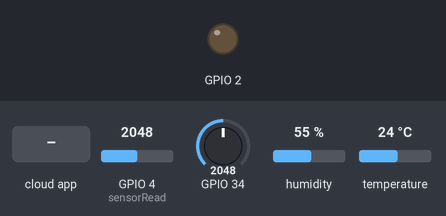
Bench run of a sketch on a simulated ESP32. Parts: output pins drawn as LEDs (lit = HIGH). The test bench sets the inputs (shaded band); at power-on: GPIO 4 (sensorRead) = 2048, GPIO 34 = 2048, humidity 55 %, temperature 24 °C. WiFi joins after 1.5 s; servers stay silent unless stated; no MQTT or app messages arrive unless stated; what the sketch prints to the serial monitor is not drawn.

Above: at 5.7 s.
5.8 s: the phone or cloud app sets gasvalvemanualstatus to ON
At 7.2 s:
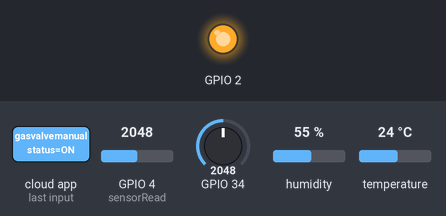
Timing chart, 0 to 8.8 s (numbered marks = the images above; inputs shaded):
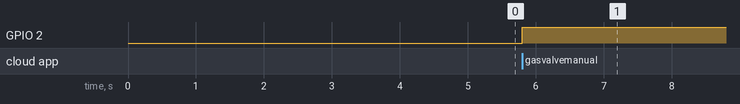

The sketch:

EmbeddedV3.ino
```cpp
/////////////////////////////////
// Generated with a lot of love//
// with TUNIOT FOR ESP32     //
// Website: Easycoding.tn      //
/////////////////////////////////
#include "Adafruit_MQTT.h"
#include "Adafruit_MQTT_Client.h"
#include "Adafruit_Sensor.h"
#include <WiFi.h>
#include "DHT.h"
//DHT VARIABLES
float  humidityValue = 0;
float temperatureValue = 0;
float gasValue = 0;
const int DHTPin = 23;


//ESP32 VARIABLES


//gaaaasss sensor variables
#define         MQ1  (34)     //define la entrada analogica para el sensor
#define         RL_VALOR             (5)     //define el valor de la resistencia mde carga en kilo ohms
#define         RAL       (9.83)  // resistencia del sensor en el aire limpio / RO, que se deriva de la                                             tabla de la hoja de datos
#define         GAS_LP                      (0)
String inputstring = "";                                                        //Cadena recibida desde el PC
float           LPCurve[3]  =  {2.3,0.21,-0.47};
float           Ro           =  10;

//CURRENT SENSOR VARIABLES

float sensibilidad = 0.066; //30A
float ruido= 0.000;
const int sensorRead = 4; //GPIO 6
float valorReposo=1.65;
float intensidadPico=0;
float tensionDeRed =120.0;
float  currentValue = 0;

#define AIO_SERVER      "io.adafruit.com"
#define AIO_SERVERPORT  1883
#define AIO_USERNAME  "sjmunozb"
#define AIO_KEY  "aio_ABNf76O0KTeWn8HCTSd4yK6COrho"
#define DHTTYPE DHT11   // DHT 11
WiFiClient client;

DHT dht(DHTPin, DHTTYPE); //INITIALIZE DHT11 SENSOR
Adafruit_MQTT_Client mqtt(&client, AIO_SERVER, AIO_SERVERPORT, AIO_USERNAME, AIO_KEY);
Adafruit_MQTT_Subscribe gasvalvemanualstatus = Adafruit_MQTT_Subscribe(&mqtt, AIO_USERNAME "/feeds/gasvalvemanualstatus");
boolean MQTT_connect();

boolean MQTT_connect() {  int8_t ret; if (mqtt.connected()) {    return true; }  uint8_t retries = 3;  while ((ret = mqtt.connect()) != 0) { mqtt.disconnect(); delay(2000);  retries--;if (retries == 0) { return false; }} return true;}

Adafruit_MQTT_Publish   temperature = Adafruit_MQTT_Publish(&mqtt, AIO_USERNAME "/feeds/temperature");
Adafruit_MQTT_Publish   humidity = Adafruit_MQTT_Publish(&mqtt, AIO_USERNAME "/feeds/humidity");
Adafruit_MQTT_Publish   current = Adafruit_MQTT_Publish(&mqtt, AIO_USERNAME "/feeds/current");
Adafruit_MQTT_Publish   gassensorlecture = Adafruit_MQTT_Publish(&mqtt, AIO_USERNAME "/feeds/gassensorlecture");


float Calibracion(float mq_pin){
  int i;
  float val=0;
    for (i=0;i<50;i++) {                                                                               //tomar múltiples muestras
    val += calc_res(analogRead(mq_pin));
  }
  val = val/50;                                                                                         //calcular el valor medio
  val = val/RAL;
  return val;
}


float calc_res(int raw_adc)
{
  return ( ((float)RL_VALOR*(4095-raw_adc)/raw_adc));
}


float lecturaMQ(int mq_pin){
  int i;
  float rs=0;
  for (i=0;i<5;i++) {
    rs += calc_res(analogRead(mq_pin));
  }
rs = rs/5;
return rs;
}

int porcentaje_gas(float rs_ro_ratio, int gas_id){
   if ( gas_id == GAS_LP ) {
     return porcentaje_gas2(rs_ro_ratio,LPCurve);
   }
  return 0;
}

int porcentaje_gas2(float rs_ro_ratio, float *pcurve){
  return (pow(10, (((log(rs_ro_ratio)-pcurve[1])/pcurve[2]) + pcurve[0])));
}


void setup()
{

Serial.begin(115200);

  pinMode(2, OUTPUT);
//  Ro = Calibracion(MQ1);                        //Calibrando el sensor. Por favor de asegurarse que el sensor se encuentre en una zona de aire limpio mientras se calibra
  dht.begin(); // O.o
  WiFi.disconnect();
  delay(3000);
  Serial.println("START");
  WiFi.begin("Embebidos-Hogar_Inteligente","bonnechance");
  while ((!(WiFi.status() == WL_CONNECTED))){
    delay(300);
    Serial.print("...");

  }
  Serial.println("Connected");
  Serial.println("Your IP is");
  Serial.println((WiFi.localIP()));

  mqtt.subscribe(&gasvalvemanualstatus);

}

//CURRENT SENSOR FUNCTIONS
float leerCorriente()
{
  float valorVoltajeSensor;
  float corriente=0;
  long tiempo=millis();
  float intensidadMaxima=0;
  float intensidadMinima=0;

  while(millis()-tiempo<500)
  {
    valorVoltajeSensor=analogRead(sensorRead) * (3.3/4095.0);
    corriente=0.9*corriente+0.1*((valorVoltajeSensor-valorReposo)/sensibilidad);
    if(corriente>intensidadMaxima)intensidadMaxima=corriente;
    if(corriente<intensidadMinima)intensidadMinima=corriente;
  }
  return(((intensidadMaxima-intensidadMinima)/2)-ruido);
}

void loop()
{

//BEGIN CURRENT SENSOR
currentValue= leerCorriente();
//END CURRENT SENSOR


gasValue=porcentaje_gas(lecturaMQ(MQ1)/Ro,GAS_LP);

// BEGIN DHT11 SENSOR {
//int now = millis();
//int lastMeasure=0;
  //if (now - lastMeasure > 10000) {
    //lastMeasure = now;
    float h = dht.readHumidity();
    // Read temperature as Celsius (the default)
    float t = dht.readTemperature();
    // Read temperature as Fahrenheit (isFahrenheit = true)

    temperatureValue = t;
    humidityValue=h;

    // Check if any reads failed and exit early (to try again).
    if (isnan(h) || isnan(t)) {
      Serial.println("Failed to read from DHT sensor!");

      }

  // }END DHT SENSOR
      if (MQTT_connect()) {
      Adafruit_MQTT_Subscribe *subscription_gasValve;
      while ((subscription_gasValve = mqtt.readSubscription(10000))) {
        if (subscription_gasValve == &gasvalvemanualstatus) {
          Serial.println("Cambio manual en la válvula de gas detectado: ");
          Serial.println(((char *)gasvalvemanualstatus.lastread));
            String inString = (char *)gasvalvemanualstatus.lastread;
             if(inString == "ON"){
                         digitalWrite(2,HIGH);
                   }else{
                          digitalWrite(2,LOW);
            }
        }

      }

    }

    if (MQTT_connect()) {
      if (temperature.publish(temperatureValue)) {
        Serial.println("Temperature data sent: ");
        Serial.println(temperatureValue);


      } else {
        Serial.println("Temperature data couldn't be sent...");

      }
      if (gassensorlecture.publish(gasValue)) {
        Serial.println("Gas data sent: ");
        Serial.println(gasValue);

      } else {
        Serial.println("Gas data couldn't be sent...");

      }
      if (current.publish(currentValue)) {
        Serial.println("Current data sent: ");
        Serial.println(currentValue);

      } else {
        Serial.println("Current data couldn't be sent...");

      }

      if (humidity.publish(humidityValue)) {
        Serial.println("Humidity data sent: ");
        Serial.println(humidityValue);

      } else {
        Serial.println("Humidity data couldn't be sent...");

      }

    } else {
      Serial.println("Failed to connect to MQTT Server.");

    }
/*}*/ delay(10000); //comment if problems
  return;
}
```

Measured:
- after the input at 5.8 s, GPIO 2: LOW → HIGH at once
